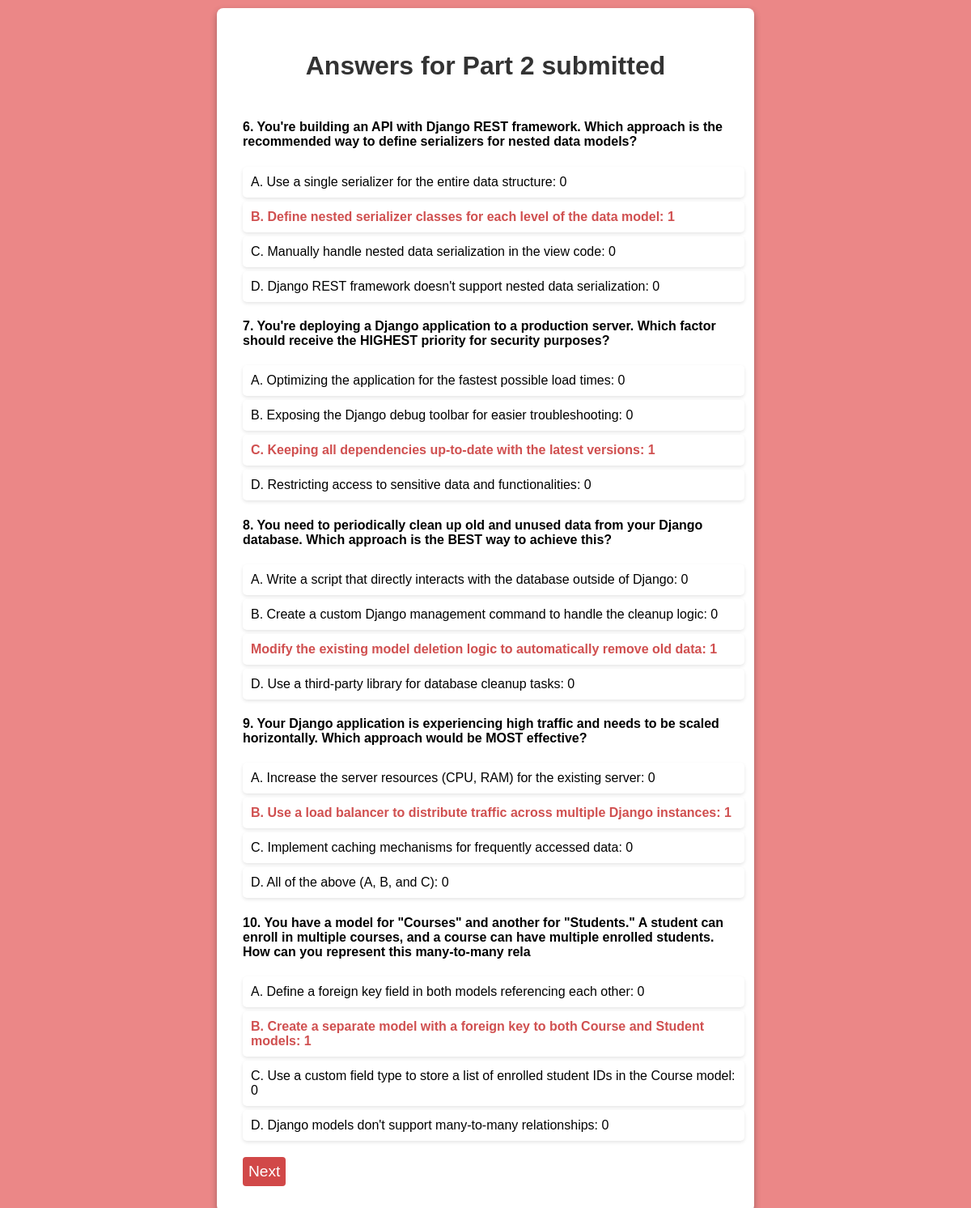
The page /polls/thank_you2/ on the database its author committed.
### polls/models.py (models this page shows, shortened)
class Question(models.Model):
  question_text = models.CharField(max_length=200)
  pub_date = models.DateTimeField('date published')

class Choice(models.Model):
  question = models.ForeignKey(Question, on_delete=models.CASCADE)
  choice_text = models.CharField(max_length=200)
  votes = models.IntegerField(default=0)

### polls/views.py (the view)
# urls.py: path('thank_you2/', views.thank_you2, name='thank_you2'),
def thank_you2(request):
    questions = Question.objects.all()[5:10]
    responses_summary = []
    for question in questions:
        choices = question.choice_set.all()
        response_count = {}
        max_count = 0
        most_selected_choice_text = ''
        for choice in choices:
            count = Responses.objects.filter(question=question, choice=choice).count()
            response_count[choice.choice_text] = count
            if count > max_count:
                max_count = count
                most_selected_choice_text = choice.choice_text
        responses_summary.append({
            'question': question,
            'response_count': response_count,
            'most_selected_choice_text': most_selected_choice_text
        })
    return render(request, 'polls/thank_you2.html', {'responses_summary': responses_summary})

### polls/templates/polls/thank_you2.html (shortened to what this page needs)
{% load static %}
<!DOCTYPE html>
<html>
<head>
    <link rel="stylesheet" type="text/css" href="{% static 'styles_thankyou.css' %}">
</head>
<body>
<div class="container">
    <h1>Answers for Part 2 submitted</h1>
    {% for response_summary in responses_summary %}
    <div class="question-summary">
        <h4>{{ response_summary.question.question_text }}</h4>
        <ul>
            {% for choice_text, count in response_summary.response_count.items %}
            {% if choice_text == response_summary.most_selected_choice_text %}
            <li class="most-selected">{{ choice_text }}: {{ count }}</li>
            {% else %}
            <li>{{ choice_text }}: {{ count }}</li>
            {% endif %}
            {% endfor %}
        </ul>
    </div>
    {% endfor %}
    <button onclick="window.location.href='{% url 'polls:questions3' %}'">Next</button>
</div>
</body>
</html>

### polls/static/styles_thankyou.css (style rules this page uses)
body { font-family: 'Arial', sans-serif; background-color: #eb8787; margin: 0; padding: 0; display: flex; justify-content: center; align-items: center; }
.container { background: #fff; padding: 2em; border-radius: 8px; box-shadow: 0 4px 8px rgba(0, 0, 0, 0.3); max-width: 600px; width: 100%; margin: 10px; }
h1 { text-align: center; color: #333; margin-bottom: 1.5em; }
.question-summary { margin-bottom: 20px; }
ul { list-style-type: none; padding: 0; }
li { background: #fff; margin: 5px 0; padding: 10px; border-radius: 5px; box-shadow: 0 2px 4px rgba(0, 0, 0, 0.1); transition: background 0.3s; display: block; text-align: left; width: 100%; }
.most-selected { font-weight: bold; color: #ce4949f5; }
button { display:block; background-color: #d14848; padding: 7px; color: #fff; border: none; border-radius: 4px; font-size: 1.2em; cursor: pointer; transition: background-color 0.3s ease; }

### rows shown on the page
Question: question.question_text "6. You're building an API with Django REST framework. Which approach is the recommended way to define serializers for nested data models?", response_count "0" "0" "0", response_count "1"
Choice: response_count "A. Use a single serializer for the entire data structure"
Choice: response_count "B. Define nested serializer classes for each level of the data model"
Choice: response_count "C. Manually handle nested data serialization in the view code"
Choice: response_count "D. Django REST framework doesn't support nested data serialization"
Question: question.question_text "7. You're deploying a Django application to a production server. Which factor should receive the HIGHEST priority for security purposes?", response_count "0" "0" "0", response_count "1"
Choice: response_count "A. Optimizing the application for the fastest possible load times"
Choice: response_count "B. Exposing the Django debug toolbar for easier troubleshooting"
Choice: response_count "C. Keeping all dependencies up-to-date with the latest versions"
Choice: response_count "D. Restricting access to sensitive data and functionalities"
Question: question.question_text "8. You need to periodically clean up old and unused data from your Django database. Which approach is the BEST way to achieve this?", response_count "0" "0" "0", response_count "1"
Choice: response_count "A. Write a script that directly interacts with the database outside of Django"
Choice: response_count "B. Create a custom Django management command to handle the cleanup logic"
Choice: response_count "Modify the existing model deletion logic to automatically remove old data"
Choice: response_count "D. Use a third-party library for database cleanup tasks"
Question: question.question_text "9. Your Django application is experiencing high traffic and needs to be scaled horizontally. Which approach would be MOST effective?", response_count "0" "0" "0", response_count "1"
Choice: response_count "A. Increase the server resources (CPU, RAM) for the existing server"
Choice: response_count "B. Use a load balancer to distribute traffic across multiple Django instances"
Choice: response_count "C. Implement caching mechanisms for frequently accessed data"
Choice: response_count "D. All of the above (A, B, and C)"
Question: question.question_text "10. You have a model for \"Courses\" and another for \"Students.\" A student can enroll in multiple courses, and a course can have multiple enrolled students. How can you represent this many-to-many rela", response_count "0" "0" "0", response_count "1"
Choice: response_count "A. Define a foreign key field in both models referencing each other"
Choice: response_count "B. Create a separate model with a foreign key to both Course and Student models"
Choice: response_count "C. Use a custom field type to store a list of enrolled student IDs in the Course model"
Choice: response_count "D. Django models don't support many-to-many relationships"
